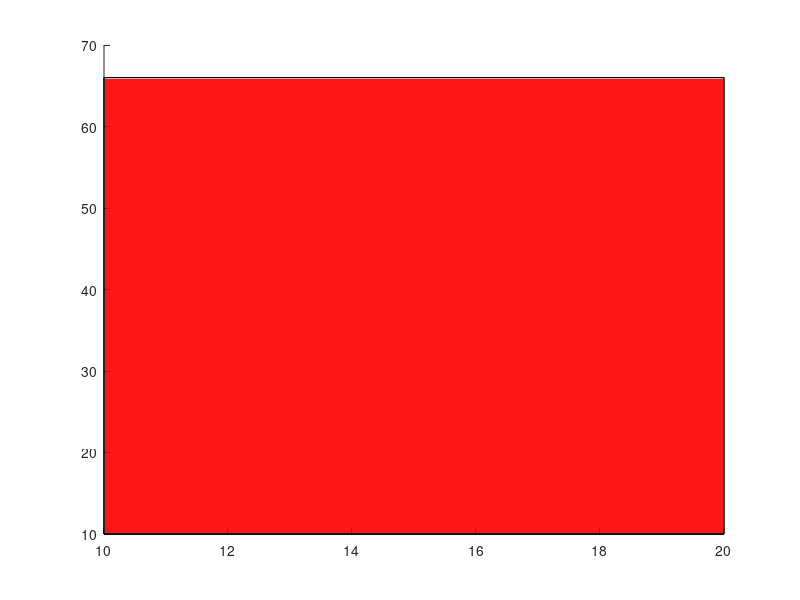

Write MATLAB code to recreate this figure. (Note: this script raises an error after producing the figure.)
function plotcube(varargin)
% PLOTCUBE - Display a 3D-cube in the current axes
%
%   PLOTCUBE(EDGES,ORIGIN,ALPHA,COLOR) displays a 3D-cube in the current axes
%   with the following properties:
%   * EDGES : 3-elements vector that defines the length of cube edges
%   * ORIGIN: 3-elements vector that defines the start point of the cube
%   * ALPHA : scalar that defines the transparency of the cube faces (from 0
%             to 1)
%   * COLOR : 3-elements vector that defines the faces color of the cube
%
% Example:
%   >> plotcube([5 5 5],[ 2  2  2],.8,[1 0 0]);
%   >> plotcube([5 5 5],[10 10 10],.8,[0 1 0]);
%   >> plotcube([5 5 5],[20 20 20],.8,[0 0 1]);

% Default input arguments
inArgs = { ...
  [10 56 100] , ... % Default edge sizes (x,y and z)
  [10 10  10] , ... % Default coordinates of the origin point of the cube
  .7          , ... % Default alpha value for the cube's faces
  [1 0 0]       ... % Default Color for the cube
  };

% Replace default input arguments by input values
inArgs(1:nargin) = varargin;

% Create all variables
[edges,origin,alpha,clr] = deal(inArgs{:});

XYZ = { ...
  [0 0 0 0]  [0 0 1 1]  [0 1 1 0] ; ...
  [1 1 1 1]  [0 0 1 1]  [0 1 1 0] ; ...
  [0 1 1 0]  [0 0 0 0]  [0 0 1 1] ; ...
  [0 1 1 0]  [1 1 1 1]  [0 0 1 1] ; ...
  [0 1 1 0]  [0 0 1 1]  [0 0 0 0] ; ...
  [0 1 1 0]  [0 0 1 1]  [1 1 1 1]   ...
  };

XYZ = mat2cell(...
  cellfun( @(x,y,z) x*y+z , ...
    XYZ , ...
    repmat(mat2cell(edges,1,[1 1 1]),6,1) , ...
    repmat(mat2cell(origin,1,[1 1 1]),6,1) , ...
    'UniformOutput',false), ...
  6,[1 1 1]);


p = cellfun(@patch,XYZ{1},XYZ{2},XYZ{3},...
  repmat({clr},6,1),...
  repmat({'FaceAlpha'},6,1),...
  repmat({alpha},6,1)...
  );
for i = 1:length(p)
    p(i).Annotation.LegendInformation.IconDisplayStyle = 'off';
end
view(3);
